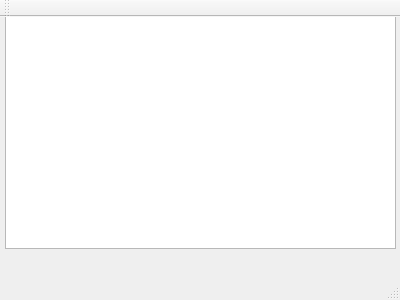
<?xml version="1.0" encoding="UTF-8"?>
<ui version="4.0">
 <class>MainWindow</class>
 <widget class="QMainWindow" name="MainWindow">
  <property name="geometry">
   <rect>
    <x>0</x>
    <y>0</y>
    <width>400</width>
    <height>300</height>
   </rect>
  </property>
  <property name="windowTitle">
   <string>MainWindow</string>
  </property>
  <widget class="QWidget" name="centralWidget">
   <widget class="QListView" name="listView">
    <property name="geometry">
     <rect>
      <x>5</x>
      <y>-9</y>
      <width>391</width>
      <height>241</height>
     </rect>
    </property>
   </widget>
  </widget>
  <widget class="QMenuBar" name="menuBar">
   <property name="geometry">
    <rect>
     <x>0</x>
     <y>0</y>
     <width>400</width>
     <height>25</height>
    </rect>
   </property>
  </widget>
  <widget class="QToolBar" name="mainToolBar">
   <attribute name="toolBarArea">
    <enum>TopToolBarArea</enum>
   </attribute>
   <attribute name="toolBarBreak">
    <bool>false</bool>
   </attribute>
  </widget>
  <widget class="QStatusBar" name="statusBar"/>
 </widget>
 <layoutdefault spacing="6" margin="11"/>
 <resources/>
 <connections/>
</ui>
